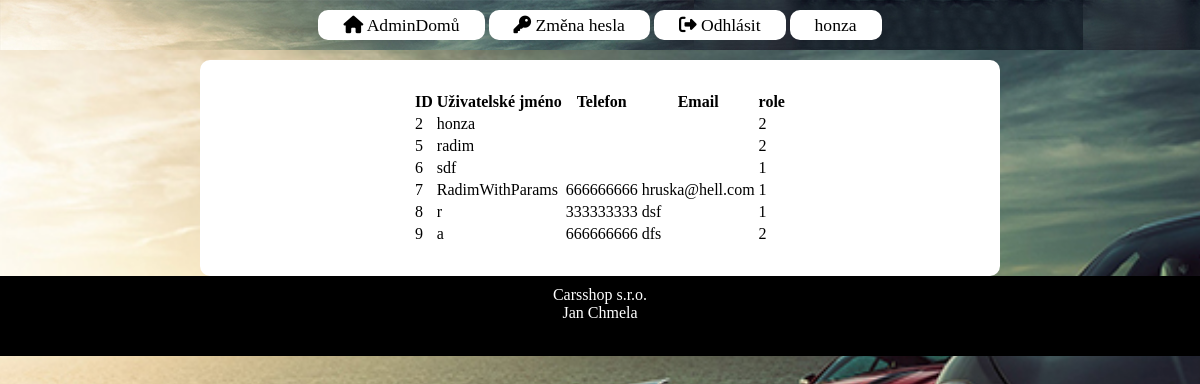
The page /users.php (signed in) on the database its author committed.
### tables this page shows
CREATE TABLE `users` (
  `id` int(11) NOT NULL,
  `username` varchar(50) NOT NULL,
  `password` varchar(255) NOT NULL,
  `Role` enum('1','2') NOT NULL DEFAULT '1',
  `Phone` varchar(9) NOT NULL,
  `Email` varchar(30) NOT NULL
);

### users.php (the view, shortened to what this page needs)
<!DOCTYPE html>
<html lang="en">
<head>
    <link rel="stylesheet" href="style.css" type="text/css" />
</head>
<body>
<?php include("nav.php");
$sql = "SELECT id, username, role, phone, email FROM users";
?>
    <div id="obalovaci">
        <div id="backgroundBlock">
            <table style="margin: auto;">
        <?php
        echo  "<tr>";
        echo "<th>ID</th>";
        echo "<th>Uživatelské jméno</th>";
        echo "<th>Telefon</th>";
        echo "<th>Email</th>";
        echo "<th>role</th>";
        echo "</tr>";
        $query = mysqli_query($link, $sql);
        if ($query->num_rows > 0) {
            while($row = $query->fetch_assoc()) {
                echo  "<tr>";
                echo "<td>".$row['id']."</td>";
                echo "<td>" .$row['username']."</td>";
                echo "<td>".$row['phone']."</td>";
                echo "<td>".$row['email']."</td>";
                echo "<td>".$row['role']."</td>";
                echo "</tr>";
            }
            }
            echo "</table>";
        ?>
        </div>
</div>
<?php include("footer.php"); ?>
</body>
</html>

### style.css (style rules this page uses)
body { background-image: url("pic/loginBackground.jpeg"); background-repeat: repeat-y; background-position: center; background-size: cover; margin: 0px; margin-top: 0px; height: 100vh; display: flex; flex-direction: column; }
#obalovaci { margin: 0px auto; position: relative; width:800px; }
#backgroundBlock { background-color: white; padding: 30px; border-radius: 10px; margin-top: 10px; }

### rows shown on the page
users: id "2", username "honza", Role "2"
users: id "5", username "radim", Role "2"
users: id "6", username "sdf", Role "1"
users: id "7", username "RadimWithParams", Phone "666666666", Email "hruska@hell.com", Role "1"
users: id "8", username "r", Phone "333333333", Email "dsf", Role "1"
users: id "9", username "a", Phone "666666666", Email "dfs", Role "2"

### other values the page prints
$_SESSION["username"] "honza"
